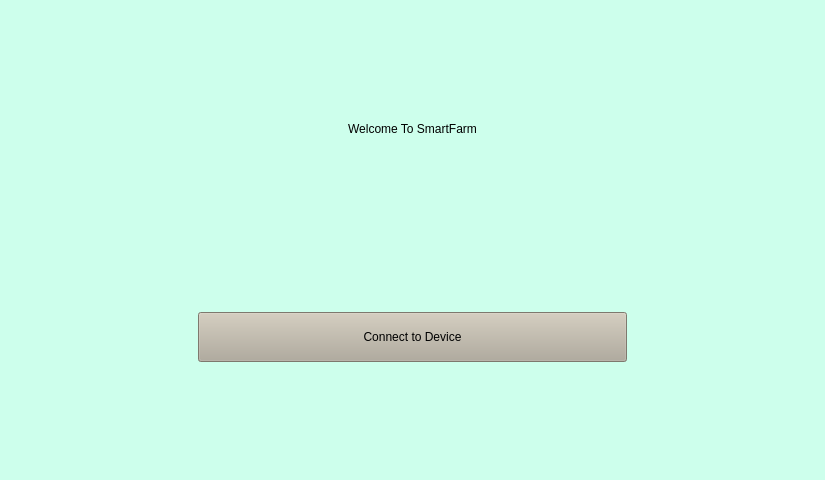
<?xml version="1.0" encoding="UTF-8"?>
<ui version="4.0">
 <class>MainWindow</class>
 <widget class="QMainWindow" name="MainWindow">
  <property name="geometry">
   <rect>
    <x>0</x>
    <y>0</y>
    <width>825</width>
    <height>480</height>
   </rect>
  </property>
  <property name="sizePolicy">
   <sizepolicy hsizetype="Fixed" vsizetype="Preferred">
    <horstretch>0</horstretch>
    <verstretch>0</verstretch>
   </sizepolicy>
  </property>
  <property name="windowTitle">
   <string>MainWindow</string>
  </property>
  <property name="autoFillBackground">
   <bool>false</bool>
  </property>
  <property name="styleSheet">
   <string notr="true">background-color: rgb(205, 255, 236);</string>
  </property>
  <property name="toolButtonStyle">
   <enum>Qt::ToolButtonIconOnly</enum>
  </property>
  <property name="documentMode">
   <bool>false</bool>
  </property>
  <property name="tabShape">
   <enum>QTabWidget::Triangular</enum>
  </property>
  <property name="dockNestingEnabled">
   <bool>false</bool>
  </property>
  <widget class="QWidget" name="centralwidget">
   <layout class="QGridLayout" name="gridLayout">
    <item row="4" column="1">
     <widget class="QStackedWidget" name="loadnstart">
      <property name="currentIndex">
       <number>0</number>
      </property>
      <widget class="QWidget" name="startPage">
       <layout class="QGridLayout" name="gridLayout_2">
        <item row="4" column="0">
         <spacer name="horizontalSpacer_3">
          <property name="orientation">
           <enum>Qt::Horizontal</enum>
          </property>
          <property name="sizeType">
           <enum>QSizePolicy::Fixed</enum>
          </property>
          <property name="sizeHint" stdset="0">
           <size>
            <width>180</width>
            <height>20</height>
           </size>
          </property>
         </spacer>
        </item>
        <item row="4" column="1">
         <widget class="QPushButton" name="connectButton">
          <property name="sizePolicy">
           <sizepolicy hsizetype="Fixed" vsizetype="Fixed">
            <horstretch>0</horstretch>
            <verstretch>0</verstretch>
           </sizepolicy>
          </property>
          <property name="minimumSize">
           <size>
            <width>50</width>
            <height>50</height>
           </size>
          </property>
          <property name="maximumSize">
           <size>
            <width>500</width>
            <height>30</height>
           </size>
          </property>
          <property name="styleSheet">
           <string notr="true">background-color: rgb(177, 170, 154);
font: 25 13pt &quot;NanumSquare&quot;;</string>
          </property>
          <property name="text">
           <string>Connect to Device</string>
          </property>
         </widget>
        </item>
        <item row="0" column="1">
         <spacer name="verticalSpacer_3">
          <property name="orientation">
           <enum>Qt::Vertical</enum>
          </property>
          <property name="sizeType">
           <enum>QSizePolicy::Fixed</enum>
          </property>
          <property name="sizeHint" stdset="0">
           <size>
            <width>20</width>
            <height>100</height>
           </size>
          </property>
         </spacer>
        </item>
        <item row="4" column="2">
         <spacer name="horizontalSpacer_4">
          <property name="orientation">
           <enum>Qt::Horizontal</enum>
          </property>
          <property name="sizeType">
           <enum>QSizePolicy::Fixed</enum>
          </property>
          <property name="sizeHint" stdset="0">
           <size>
            <width>180</width>
            <height>20</height>
           </size>
          </property>
         </spacer>
        </item>
        <item row="5" column="1">
         <spacer name="verticalSpacer">
          <property name="orientation">
           <enum>Qt::Vertical</enum>
          </property>
          <property name="sizeType">
           <enum>QSizePolicy::Fixed</enum>
          </property>
          <property name="sizeHint" stdset="0">
           <size>
            <width>20</width>
            <height>110</height>
           </size>
          </property>
         </spacer>
        </item>
        <item row="3" column="1">
         <spacer name="verticalSpacer_2">
          <property name="orientation">
           <enum>Qt::Vertical</enum>
          </property>
          <property name="sizeHint" stdset="0">
           <size>
            <width>20</width>
            <height>40</height>
           </size>
          </property>
         </spacer>
        </item>
        <item row="1" column="1">
         <widget class="QPushButton" name="debugButton">
          <property name="autoFillBackground">
           <bool>false</bool>
          </property>
          <property name="styleSheet">
           <string notr="true">font: 22pt &quot;NanumSquare&quot;;</string>
          </property>
          <property name="text">
           <string>Welcome To SmartFarm</string>
          </property>
          <property name="checkable">
           <bool>false</bool>
          </property>
          <property name="checked">
           <bool>false</bool>
          </property>
          <property name="autoRepeat">
           <bool>false</bool>
          </property>
          <property name="autoDefault">
           <bool>false</bool>
          </property>
          <property name="default">
           <bool>false</bool>
          </property>
          <property name="flat">
           <bool>true</bool>
          </property>
         </widget>
        </item>
       </layout>
      </widget>
      <widget class="QWidget" name="errorPage">
       <layout class="QGridLayout" name="gridLayout_3">
        <item row="5" column="1">
         <spacer name="verticalSpacer_4">
          <property name="orientation">
           <enum>Qt::Vertical</enum>
          </property>
          <property name="sizeType">
           <enum>QSizePolicy::Fixed</enum>
          </property>
          <property name="sizeHint" stdset="0">
           <size>
            <width>20</width>
            <height>110</height>
           </size>
          </property>
         </spacer>
        </item>
        <item row="4" column="1">
         <widget class="QPushButton" name="restartButton">
          <property name="sizePolicy">
           <sizepolicy hsizetype="Fixed" vsizetype="Fixed">
            <horstretch>0</horstretch>
            <verstretch>0</verstretch>
           </sizepolicy>
          </property>
          <property name="minimumSize">
           <size>
            <width>50</width>
            <height>50</height>
           </size>
          </property>
          <property name="maximumSize">
           <size>
            <width>500</width>
            <height>30</height>
           </size>
          </property>
          <property name="styleSheet">
           <string notr="true">background-color: rgb(177, 170, 154);
font: 25 13pt &quot;NanumSquare&quot;;</string>
          </property>
          <property name="text">
           <string>Reconnect</string>
          </property>
         </widget>
        </item>
        <item row="3" column="1">
         <spacer name="verticalSpacer_6">
          <property name="orientation">
           <enum>Qt::Vertical</enum>
          </property>
          <property name="sizeHint" stdset="0">
           <size>
            <width>20</width>
            <height>40</height>
           </size>
          </property>
         </spacer>
        </item>
        <item row="0" column="1">
         <spacer name="verticalSpacer_5">
          <property name="orientation">
           <enum>Qt::Vertical</enum>
          </property>
          <property name="sizeType">
           <enum>QSizePolicy::Fixed</enum>
          </property>
          <property name="sizeHint" stdset="0">
           <size>
            <width>20</width>
            <height>100</height>
           </size>
          </property>
         </spacer>
        </item>
        <item row="4" column="2">
         <spacer name="horizontalSpacer_2">
          <property name="orientation">
           <enum>Qt::Horizontal</enum>
          </property>
          <property name="sizeType">
           <enum>QSizePolicy::Fixed</enum>
          </property>
          <property name="sizeHint" stdset="0">
           <size>
            <width>180</width>
            <height>20</height>
           </size>
          </property>
         </spacer>
        </item>
        <item row="4" column="0">
         <spacer name="horizontalSpacer">
          <property name="orientation">
           <enum>Qt::Horizontal</enum>
          </property>
          <property name="sizeType">
           <enum>QSizePolicy::Fixed</enum>
          </property>
          <property name="sizeHint" stdset="0">
           <size>
            <width>180</width>
            <height>20</height>
           </size>
          </property>
         </spacer>
        </item>
        <item row="2" column="1" colspan="2">
         <widget class="QLabel" name="label_2">
          <property name="styleSheet">
           <string notr="true">font: 22pt &quot;NanumSquare&quot;;</string>
          </property>
          <property name="text">
           <string>ERROR: Invaild Connection</string>
          </property>
          <property name="alignment">
           <set>Qt::AlignLeading|Qt::AlignLeft|Qt::AlignVCenter</set>
          </property>
         </widget>
        </item>
       </layout>
      </widget>
      <widget class="QWidget" name="mainPage">
       <layout class="QGridLayout" name="gridLayout_4">
        <item row="1" column="0" colspan="2">
         <widget class="QFrame" name="menuFrame">
          <property name="frameShape">
           <enum>QFrame::StyledPanel</enum>
          </property>
          <property name="frameShadow">
           <enum>QFrame::Raised</enum>
          </property>
          <layout class="QGridLayout" name="gridLayout_7">
           <item row="0" column="2">
            <spacer name="horizontalSpacer_6">
             <property name="orientation">
              <enum>Qt::Horizontal</enum>
             </property>
             <property name="sizeType">
              <enum>QSizePolicy::Fixed</enum>
             </property>
             <property name="sizeHint" stdset="0">
              <size>
               <width>40</width>
               <height>20</height>
              </size>
             </property>
            </spacer>
           </item>
           <item row="0" column="1">
            <widget class="QFrame" name="menuBackground">
             <property name="sizePolicy">
              <sizepolicy hsizetype="Fixed" vsizetype="Preferred">
               <horstretch>0</horstretch>
               <verstretch>0</verstretch>
              </sizepolicy>
             </property>
             <property name="minimumSize">
              <size>
               <width>0</width>
               <height>0</height>
              </size>
             </property>
             <property name="maximumSize">
              <size>
               <width>16777204</width>
               <height>60</height>
              </size>
             </property>
             <property name="styleSheet">
              <string notr="true">background-color: rgb(204, 144, 168);</string>
             </property>
             <property name="frameShape">
              <enum>QFrame::StyledPanel</enum>
             </property>
             <property name="frameShadow">
              <enum>QFrame::Raised</enum>
             </property>
             <layout class="QHBoxLayout" name="horizontalLayout">
              <item>
               <widget class="QPushButton" name="controlButton">
                <property name="sizePolicy">
                 <sizepolicy hsizetype="Minimum" vsizetype="Fixed">
                  <horstretch>1</horstretch>
                  <verstretch>1</verstretch>
                 </sizepolicy>
                </property>
                <property name="styleSheet">
                 <string notr="true">font: 25 16pt &quot;NanumSquare&quot;;</string>
                </property>
                <property name="text">
                 <string>Control</string>
                </property>
                <property name="checkable">
                 <bool>false</bool>
                </property>
                <property name="autoRepeat">
                 <bool>false</bool>
                </property>
                <property name="autoExclusive">
                 <bool>false</bool>
                </property>
                <property name="autoDefault">
                 <bool>false</bool>
                </property>
                <property name="default">
                 <bool>true</bool>
                </property>
                <property name="flat">
                 <bool>true</bool>
                </property>
               </widget>
              </item>
              <item>
               <widget class="QPushButton" name="statusButton">
                <property name="sizePolicy">
                 <sizepolicy hsizetype="Minimum" vsizetype="Fixed">
                  <horstretch>1</horstretch>
                  <verstretch>1</verstretch>
                 </sizepolicy>
                </property>
                <property name="styleSheet">
                 <string notr="true">font: 25 16pt &quot;NanumSquare&quot;;</string>
                </property>
                <property name="text">
                 <string>Status</string>
                </property>
                <property name="default">
                 <bool>true</bool>
                </property>
                <property name="flat">
                 <bool>true</bool>
                </property>
               </widget>
              </item>
              <item>
               <widget class="QPushButton" name="graphButton">
                <property name="sizePolicy">
                 <sizepolicy hsizetype="Minimum" vsizetype="Fixed">
                  <horstretch>1</horstretch>
                  <verstretch>1</verstretch>
                 </sizepolicy>
                </property>
                <property name="styleSheet">
                 <string notr="true">font: 25 16pt &quot;NanumSquare&quot;;</string>
                </property>
                <property name="text">
                 <string>Graph</string>
                </property>
                <property name="default">
                 <bool>true</bool>
                </property>
                <property name="flat">
                 <bool>true</bool>
                </property>
               </widget>
              </item>
              <item>
               <widget class="QPushButton" name="cameraButton">
                <property name="sizePolicy">
                 <sizepolicy hsizetype="Minimum" vsizetype="Fixed">
                  <horstretch>1</horstretch>
                  <verstretch>1</verstretch>
                 </sizepolicy>
                </property>
                <property name="styleSheet">
                 <string notr="true">font: 25 16pt &quot;NanumSquare&quot;;</string>
                </property>
                <property name="text">
                 <string>Web Cam</string>
                </property>
                <property name="default">
                 <bool>true</bool>
                </property>
                <property name="flat">
                 <bool>true</bool>
                </property>
               </widget>
              </item>
             </layout>
            </widget>
           </item>
           <item row="1" column="1">
            <spacer name="verticalSpacer_8">
             <property name="orientation">
              <enum>Qt::Vertical</enum>
             </property>
             <property name="sizeType">
              <enum>QSizePolicy::Fixed</enum>
             </property>
             <property name="sizeHint" stdset="0">
              <size>
               <width>20</width>
               <height>40</height>
              </size>
             </property>
            </spacer>
           </item>
           <item row="0" column="0">
            <spacer name="horizontalSpacer_5">
             <property name="orientation">
              <enum>Qt::Horizontal</enum>
             </property>
             <property name="sizeType">
              <enum>QSizePolicy::Fixed</enum>
             </property>
             <property name="sizeHint" stdset="0">
              <size>
               <width>40</width>
               <height>20</height>
              </size>
             </property>
            </spacer>
           </item>
          </layout>
         </widget>
        </item>
        <item row="0" column="0">
         <widget class="QStackedWidget" name="mainFarm">
          <property name="currentIndex">
           <number>0</number>
          </property>
          <widget class="QWidget" name="controlPage">
           <layout class="QGridLayout" name="gridLayout_5">
            <item row="5" column="0">
             <widget class="QLabel" name="blueLabel">
              <property name="styleSheet">
               <string notr="true">font: 25 14pt &quot;NanumSquare&quot;;</string>
              </property>
              <property name="text">
               <string>BLUE</string>
              </property>
              <property name="alignment">
               <set>Qt::AlignCenter</set>
              </property>
             </widget>
            </item>
            <item row="3" column="0">
             <widget class="QLabel" name="redLabel">
              <property name="styleSheet">
               <string notr="true">font: 25 14pt &quot;NanumSquare&quot;;</string>
              </property>
              <property name="text">
               <string>RED</string>
              </property>
              <property name="alignment">
               <set>Qt::AlignCenter</set>
              </property>
             </widget>
            </item>
            <item row="5" column="1">
             <widget class="QSlider" name="blueSlider">
              <property name="maximum">
               <number>255</number>
              </property>
              <property name="orientation">
               <enum>Qt::Horizontal</enum>
              </property>
             </widget>
            </item>
            <item row="3" column="1">
             <widget class="QSlider" name="redSlider">
              <property name="maximum">
               <number>255</number>
              </property>
              <property name="orientation">
               <enum>Qt::Horizontal</enum>
              </property>
             </widget>
            </item>
            <item row="2" column="0" colspan="5">
             <spacer name="verticalSpacer_7">
              <property name="orientation">
               <enum>Qt::Vertical</enum>
              </property>
              <property name="sizeHint" stdset="0">
               <size>
                <width>20</width>
                <height>40</height>
               </size>
              </property>
             </spacer>
            </item>
            <item row="4" column="0">
             <widget class="QLabel" name="whiteLabel">
              <property name="styleSheet">
               <string notr="true">font: 25 14pt &quot;NanumSquare&quot;;</string>
              </property>
              <property name="text">
               <string>WHITE</string>
              </property>
              <property name="alignment">
               <set>Qt::AlignCenter</set>
              </property>
             </widget>
            </item>
            <item row="4" column="1">
             <widget class="QSlider" name="whiteSlider">
              <property name="maximum">
               <number>255</number>
              </property>
              <property name="orientation">
               <enum>Qt::Horizontal</enum>
              </property>
             </widget>
            </item>
            <item row="0" column="0" colspan="5">
             <widget class="QFrame" name="controlFrame">
              <property name="frameShape">
               <enum>QFrame::StyledPanel</enum>
              </property>
              <property name="frameShadow">
               <enum>QFrame::Raised</enum>
              </property>
              <layout class="QGridLayout" name="gridLayout_6">
               <item row="0" column="0">
                <widget class="QLabel" name="controlLabel">
                 <property name="font">
                  <font>
                   <family>NanumSquare</family>
                   <pointsize>22</pointsize>
                   <weight>75</weight>
                   <italic>false</italic>
                   <bold>true</bold>
                  </font>
                 </property>
                 <property name="styleSheet">
                  <string notr="true"/>
                 </property>
                 <property name="text">
                  <string>Control Menu</string>
                 </property>
                 <property name="alignment">
                  <set>Qt::AlignCenter</set>
                 </property>
                </widget>
               </item>
              </layout>
             </widget>
            </item>
            <item row="3" column="2">
             <widget class="QPushButton" name="redButton">
              <property name="text">
               <string>0</string>
              </property>
             </widget>
            </item>
            <item row="4" column="2">
             <widget class="QPushButton" name="whiteButton">
              <property name="text">
               <string>0</string>
              </property>
             </widget>
            </item>
            <item row="5" column="2">
             <widget class="QPushButton" name="blueButton">
              <property name="text">
               <string>0</string>
              </property>
             </widget>
            </item>
            <item row="6" column="0" colspan="3">
             <spacer name="verticalSpacer_9">
              <property name="orientation">
               <enum>Qt::Vertical</enum>
              </property>
              <property name="sizeHint" stdset="0">
               <size>
                <width>20</width>
                <height>40</height>
               </size>
              </property>
             </spacer>
            </item>
           </layout>
          </widget>
          <widget class="QWidget" name="statusPage"/>
         </widget>
        </item>
       </layout>
      </widget>
     </widget>
    </item>
   </layout>
  </widget>
 </widget>
 <resources>
  <include location="qrc/images.qrc"/>
 </resources>
 <connections/>
</ui>
